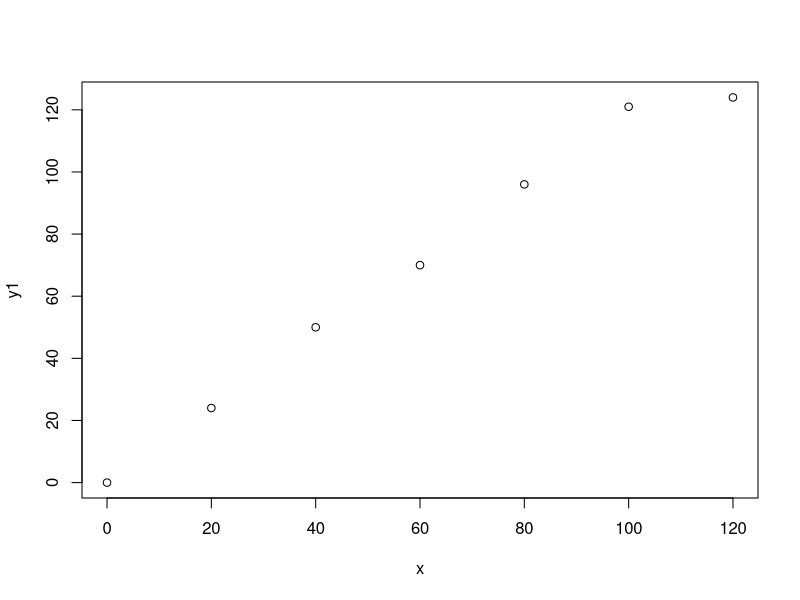
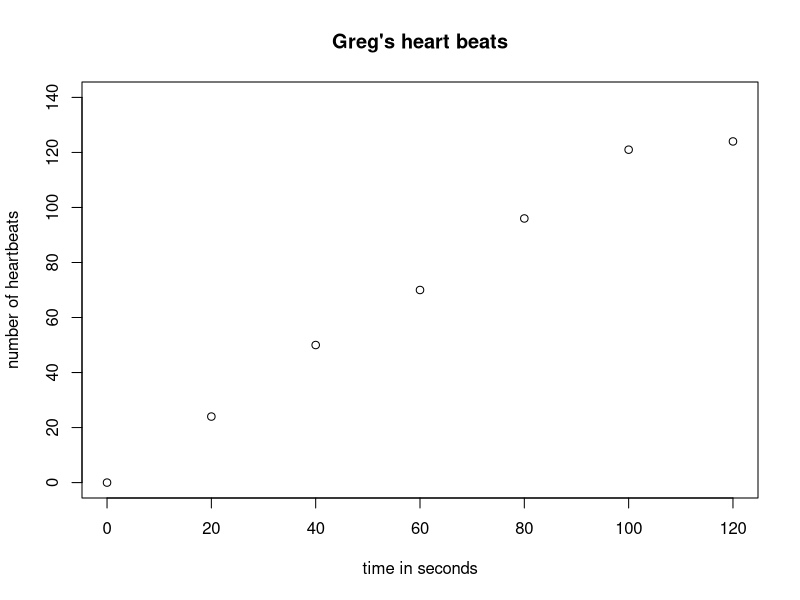
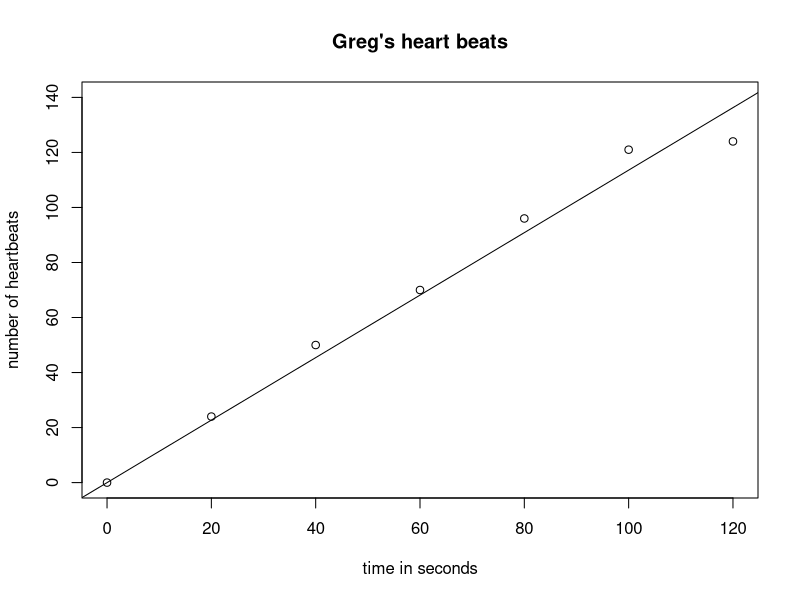
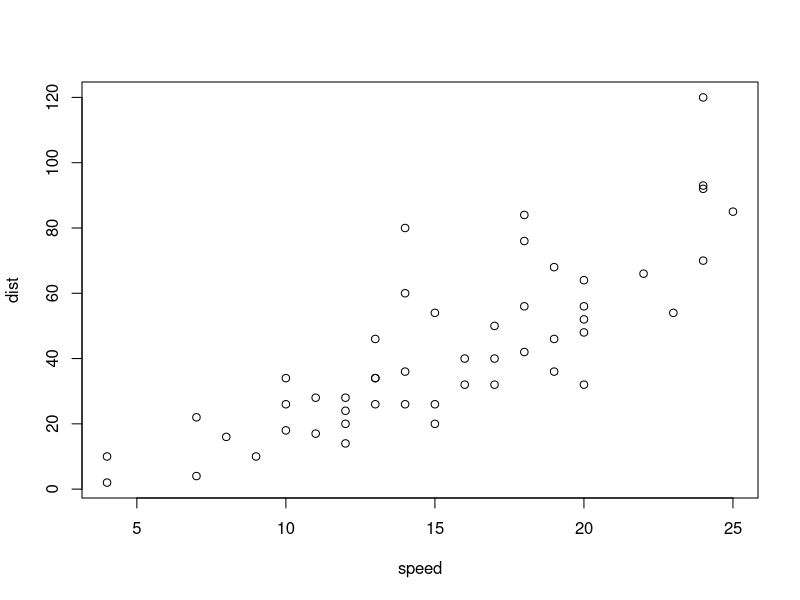

These figures' R source, in order:
## ---- chunk 1
# This is a comment. Use it to explain what's going on!

## ---- chunk 2
# assign a value to a:
a<-"my value for a"

# assign a value to myFavoriteNumber:
myFavoriteNumber<-27

# print a and myFavoriteNumber
a
myFavoriteNumber

## ---- chunk 3
#enter your code here


## ---- chunk 4
# sets "value" equal to the sqaure root of 20
value<-sqrt(20)

value

## ---- chunk 5

help(sqrt)

## ---- chunk 6
sqrt(9)

#explicitly defining arguments:
sqrt(x=9)

#this won't work:
# sqrt(y=9)

## ---- chunk 7
#enter and run your "help" code here 


## ---- chunk 8
#enter and run your "plot" code here


## ---- chunk 9
myFirstVector<-c(1,2,3,4,5)

#print myFirstVector
myFirstVector
## ---- chunk 10
#enter your code here


## ---- chunk 11
#start by entering a vector of the x-values
x<-c(0, 20, 40, 60, 80, 100, 120)
#and one for the y-values (in order)
y1<-c(0, 24, 50, 70, 96, 121, 124)
#then plot y against x 
#the operator "~" means "value on the left depends upon value on the right"... or "y1 is a function of x": 
plot(y1~x)


## ---- chunk 12
#if you want to adjust the axis limits, add labels, and a title

plot(y1~x, xlim=c(0,120), ylim=c(0,140), main="Greg's heart beats", xlab="time in seconds", ylab = "number of heartbeats")


## ---- chunk 13
# in order to run the abline function below, you must first run the plot function:
plot(y1~x, xlim=c(0,120), ylim=c(0,140), main="Greg's heart beats", xlab="time in seconds", ylab = "number of heartbeats")

#to add the line, setting the y interect at zero, and get its slope, fit a linear model to the data and store the results in a variable (named "model" here).
model<-lm(formula=y1~0+x)
#add a best-fit line to the graph
abline (reg=model)
#type the name of the variable to see values of the slope and y-intercept
model
## ---- chunk 14
plot(cars)
